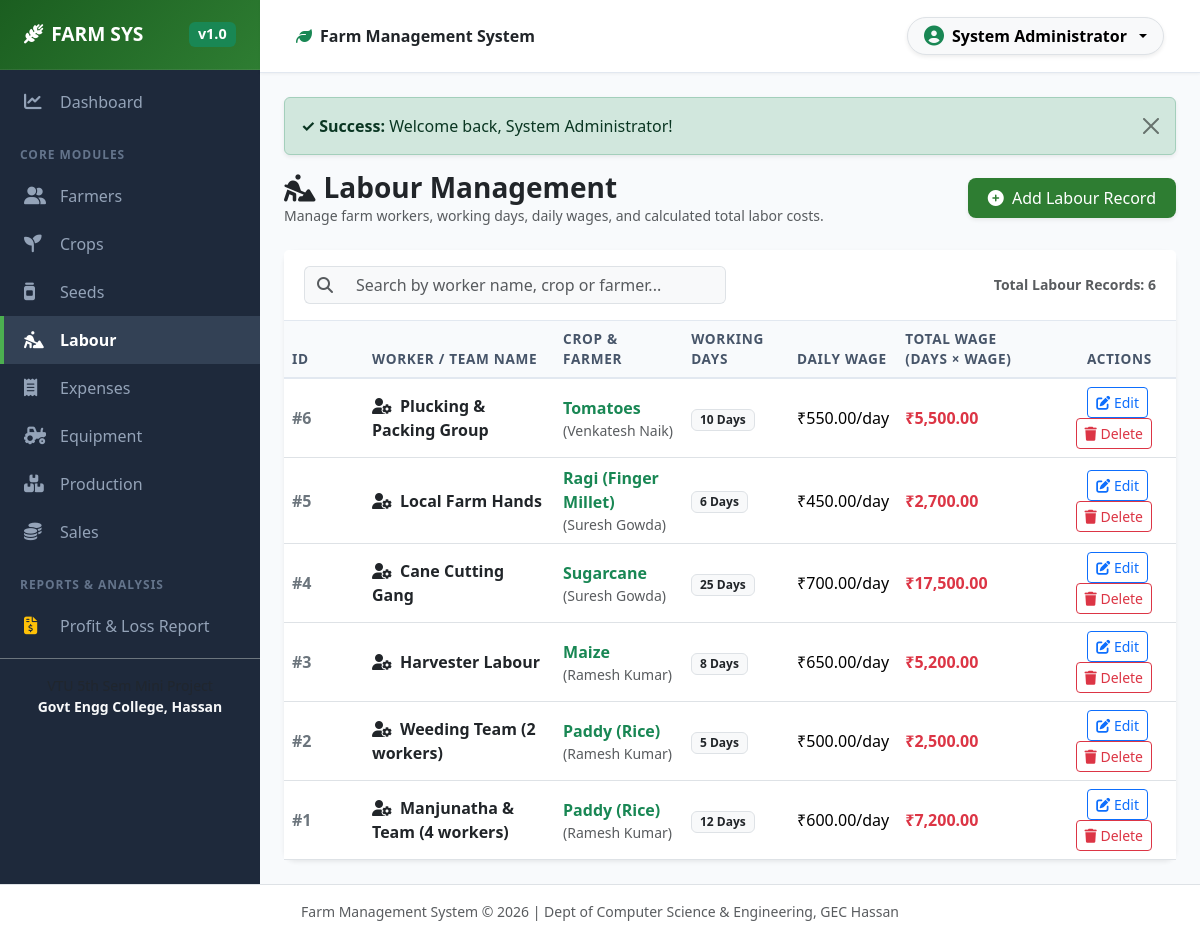
/modules/labour/list.php (signed in), run on the app's committed database.
### tables this page shows
CREATE TABLE IF NOT EXISTS `labour` (
  `labour_id` INT AUTO_INCREMENT PRIMARY KEY,
  `crop_id` INT NOT NULL,
  `labour_name` VARCHAR(100) NOT NULL,
  `working_days` INT NOT NULL,
  `daily_wage` DECIMAL(10,2) NOT NULL,
  `created_at` TIMESTAMP DEFAULT CURRENT_TIMESTAMP,
  FOREIGN KEY (`crop_id`) REFERENCES `crop`(`crop_id`) ON DELETE CASCADE
);

CREATE TABLE IF NOT EXISTS `crop` (
  `crop_id` INT AUTO_INCREMENT PRIMARY KEY,
  `farmer_id` INT NOT NULL,
  `crop_name` VARCHAR(100) NOT NULL,
  `season` VARCHAR(30) NOT NULL,
  `planting_date` DATE NOT NULL,
  `harvest_date` DATE DEFAULT NULL,
  `created_at` TIMESTAMP DEFAULT CURRENT_TIMESTAMP,
  FOREIGN KEY (`farmer_id`) REFERENCES `farmer`(`farmer_id`) ON DELETE CASCADE
);

CREATE TABLE IF NOT EXISTS `farmer` (
  `farmer_id` INT AUTO_INCREMENT PRIMARY KEY,
  `name` VARCHAR(100) NOT NULL,
  `phone` VARCHAR(15) NOT NULL,
  `address` TEXT,
  `created_at` TIMESTAMP DEFAULT CURRENT_TIMESTAMP
);

### modules/labour/list.php (the view, shortened to what this page needs)
<?php
require_once __DIR__ . '/../../includes/header.php';
$search = trim($_GET['search'] ?? '');
if (!empty($search)) {
    $stmt = $pdo->prepare("
        SELECT l.*, (l.working_days * l.daily_wage) as total_wage, c.crop_name, f.name as farmer_name
        FROM labour l
        JOIN crop c ON l.crop_id = c.crop_id
        JOIN farmer f ON c.farmer_id = f.farmer_id
        WHERE l.labour_name LIKE ? OR c.crop_name LIKE ? OR f.name LIKE ?
        ORDER BY l.labour_id DESC
    ");
    $stmt->execute(["%$search%", "%$search%", "%$search%"]);
} else {
    $stmt = $pdo->query("
        SELECT l.*, (l.working_days * l.daily_wage) as total_wage, c.crop_name, f.name as farmer_name
        FROM labour l
        JOIN crop c ON l.crop_id = c.crop_id
        JOIN farmer f ON c.farmer_id = f.farmer_id
        ORDER BY l.labour_id DESC
    ");
}
$labours = $stmt->fetchAll();
?>
<div class="d-flex justify-content-between align-items-center mb-4">
    <div>
        <h3 class="fw-bold text-dark mb-0"><i class="fa-solid fa-person-digging text-purple me-2"></i>Labour Management</h3>
        <p class="text-muted small mb-0">Manage farm workers, working days, daily wages, and calculated total labor costs.</p>
    </div>
    <a href="add.php" class="btn btn-farm shadow-sm">
        <i class="fa-solid fa-plus-circle me-1"></i> Add Labour Record
    </a>
</div>
<div class="card shadow-sm border-0">
    <div class="card-header bg-white py-3">
        <div class="row align-items-center g-2">
            <div class="col-md-6">
                <form method="GET" action="list.php" class="d-flex gap-2">
                    <div class="input-group">
                        <span class="input-group-text bg-light border-end-0"><i class="fa-solid fa-magnifying-glass text-muted"></i></span>
                        <input type="text" id="tableSearchInput" name="search" class="form-control bg-light border-start-0" placeholder="Search by worker name, crop or farmer..." value="<?= htmlspecialchars($search) ?>">
                    </div>
                </form>
            </div>
            <div class="col-md-6 text-md-end text-muted small">
                Total Labour Records: <strong><?= count($labours) ?></strong>
            </div>
        </div>
    </div>
    <div class="card-body p-0">
        <div class="table-responsive">
            <table class="table table-hover table-searchable align-middle mb-0">
                <thead class="table-light">
                    <tr>
                        <th style="width: 80px;">ID</th>
                        <th>Worker / Team Name</th>
                        <th>Crop & Farmer</th>
                        <th>Working Days</th>
                        <th>Daily Wage</th>
                        <th>Total Wage (Days × Wage)</th>
                        <th class="text-end pe-4">Actions</th>
                    </tr>
                </thead>
                <tbody>
                    <?php if (empty($labours)): ?>
                        <tr>
                            <td colspan="7" class="text-center py-4 text-muted">No labour records found.</td>
                        </tr>
                    <?php else: ?>
                        <?php foreach ($labours as $labour): ?>
                            <tr>
                                <td class="fw-bold text-secondary">#<?= $labour['labour_id'] ?></td>
                                <td class="fw-bold text-dark">
                                    <i class="fa-solid fa-user-gear me-2 text-purple"></i><?= htmlspecialchars($labour['labour_name']) ?>
                                </td>
                                <td>
                                    <span class="fw-semibold text-success"><?= htmlspecialchars($labour['crop_name']) ?></span>
                                    <span class="small text-muted d-block">(<?= htmlspecialchars($labour['farmer_name']) ?>)</span>
                                </td>
                                <td><span class="badge bg-light text-dark border"><?= $labour['working_days'] ?> Days</span></td>
                                <td><?= format_currency($labour['daily_wage']) ?>/day</td>
                                <td class="fw-bold text-danger"><?= format_currency($labour['total_wage']) ?></td>
                                <td class="text-end pe-4">
                                    <a href="edit.php?id=<?= $labour['labour_id'] ?>" class="btn btn-sm btn-outline-primary me-1" title="Edit Labour">
                                        <i class="fa-solid fa-pen-to-square"></i> Edit
                                    </a>
                                    <a href="delete.php?id=<?= $labour['labour_id'] ?>" class="btn btn-sm btn-outline-danger btn-delete-confirm" data-item="Labour '<?= htmlspecialchars($labour['labour_name']) ?>'" title="Delete Labour">
                                        <i class="fa-solid fa-trash"></i> Delete
                                    </a>
                                </td>
                            </tr>
                        <?php endforeach; ?>
                    <?php endif; ?>
                </tbody>
            </table>
        </div>
    </div>
</div>
<?php require_once __DIR__ . '/../../includes/footer.php'; ?>

### assets/css/style.css (style rules this page uses)
:root { --primary-color: #2e7d32; --primary-dark: #1b5e20; --primary-light: #e8f5e9; --accent-color: #4caf50; --sidebar-bg: #1e293b; --sidebar-hover: #334155; --sidebar-text: #94a3b8; --bg-light: #f8fafc; --card-shadow: 0 4px 6px -1px rgba(0, 0, 0, 0.05), 0 2px 4px -1px rgba(0, 0, 0, 0.03); --hover-shadow: 0 10px 15px -3px rgba(0, 0, 0, 0.08), 0 4px 6px -2px rgba(0, 0, 0, 0.04); }
body { font-family: 'Segoe UI', system-ui, -apple-system, sans-serif; background-color: var(--bg-light); color: #334155; min-height: 100vh; }
.btn-farm { background-color: var(--primary-color); color: #ffffff; border: none; font-weight: 500; padding: 0.5rem 1.25rem; border-radius: 8px; transition: background-color 0.2s ease; }
.card { border: none; border-radius: 12px; box-shadow: var(--card-shadow); }
.card-header { background-color: #ffffff; border-bottom: 1px solid #e2e8f0; font-weight: 600; padding: 1rem 1.25rem; }
.table { vertical-align: middle; }
.table thead th { background-color: #f8fafc; color: #475569; font-weight: 600; font-size: 0.85rem; text-transform: uppercase; letter-spacing: 0.05em; border-bottom: 2px solid #e2e8f0; }

### data on the page
labour: labour_id "6", labour_name "Plucking & Packing Group", crop.crop_name "Tomatoes", farmer.name "Venkatesh Naik", working_days "10", daily_wage "₹550.00", total_wage "₹5,500.00"
labour: labour_id "5", labour_name "Local Farm Hands", crop.crop_name "Ragi (Finger Millet)", farmer.name "Suresh Gowda", working_days "6", daily_wage "₹450.00", total_wage "₹2,700.00"
labour: labour_id "4", labour_name "Cane Cutting Gang", crop.crop_name "Sugarcane", farmer.name "Suresh Gowda", working_days "25", daily_wage "₹700.00", total_wage "₹17,500.00"
labour: labour_id "3", labour_name "Harvester Labour", crop.crop_name "Maize", farmer.name "Ramesh Kumar", working_days "8", daily_wage "₹650.00", total_wage "₹5,200.00"
labour: labour_id "2", labour_name "Weeding Team (2 workers)", crop.crop_name "Paddy (Rice)", farmer.name "Ramesh Kumar", working_days "5", daily_wage "₹500.00", total_wage "₹2,500.00"
labour: labour_id "1", labour_name "Manjunatha & Team (4 workers)", crop.crop_name "Paddy (Rice)", farmer.name "Ramesh Kumar", working_days "12", daily_wage "₹600.00", total_wage "₹7,200.00"

### other printed values
$_SESSION['full_name'] "System Administrator"
$flash['message'] "Welcome back, System Administrator!"
count($labours) "6"
